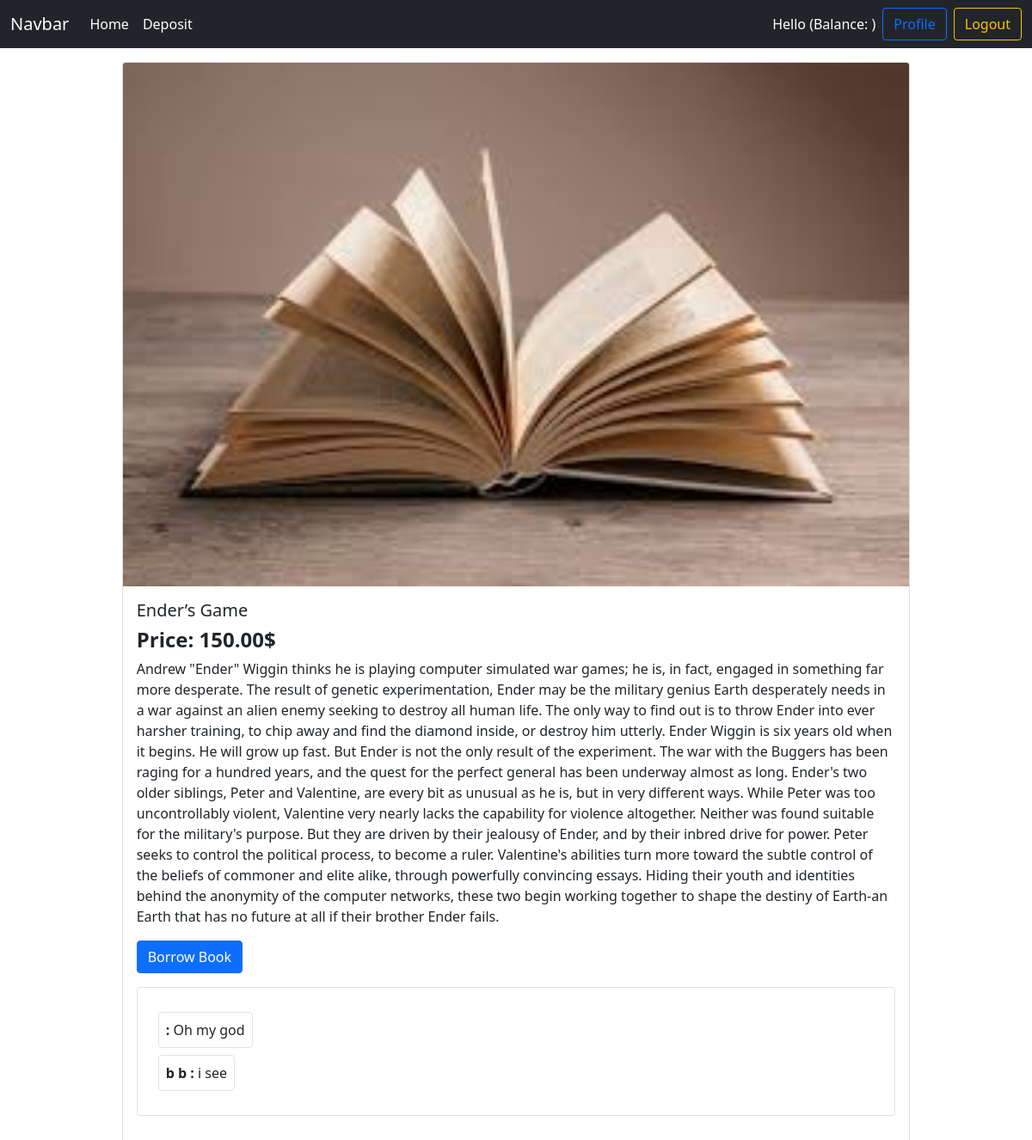
The app's page /book/2 (signed in) with its own data.
### Books/models.py (models this page shows, shortened)
class BookModel(models.Model):
    name = models.CharField(max_length=100)
    image = models.ImageField(upload_to='Media/',blank=True)
    description = models.TextField()
    borrowingPrice = models.DecimalField(decimal_places=2,max_digits=5)
    category = models.ForeignKey(CategoryModel,on_delete=models.CASCADE)

class BookReviewModel(models.Model):
    reviewer=models.CharField(max_length=100)
    review = models.TextField(max_length=200)
    book = models.ForeignKey(BookModel,on_delete=models.CASCADE)

### Core/views.py (the view, shortened to what this page needs)
# urls.py: path('book/<int:id>',ViewDetails,name='detailsview'),
def ViewDetails(request,id):
    book = BookModel.objects.get(pk=id)
    review = BookReviewModel.objects.filter(book=id)
    isBorrow = BookBorrow.objects.filter(borrower = request.user,book=id)
    print(isBorrow)
    form = BookReviewForms()
    return render(request,'detailsview.html',{'book':book,'form':form,'reviews':review,'isBorrow':isBorrow})

### templates/detailsview.html (shortened to what this page needs)
{% extends "base.html" %}
{% load crispy_forms_tags %}
{% load static %}
{% block content %}
<div class="card my-3 mx-auto col-10">
    <img src={% static book.image %} class="card-img-top" alt="...">
    <div class="card-body">
      <h5 class="card-title">{{book.name}}</h5>
      <h4 class="fw-bold">Price: {{book.borrowingPrice}}$</h4>
      <p class="card-text">{{book.description}}</p>
      {% if user.is_authenticated %}
        <a href={% url "borrowbook" book.id %} class="btn btn-primary">Borrow Book</a>
        {% endif %}
        <div class="border rounded p-4 my-3">
            {% for review in reviews %}
                <p class="border rounded my-1 p-2 d-inline-block">
                    <span class="fw-bold">
                        {{review.reviewer}} :
                    </span>
                    <span>
                        {{review.review}}
                    </span>
                </p><br>
            {% endfor %}
        </div>
    </div>
  </div>
{% endblock content %}

### records on screen
BookModel: image (picture), name "Ender’s Game", borrowingPrice "150.00", description "Andrew \"Ender\" Wiggin thinks he is playing computer simulated war games; he is, in fact, engaged in something far more desperate. The result of genetic experimentation, Ender may be the military genius Earth desperately needs in a war against an alien enemy seeking to destroy all human life. The only way to find out is to throw Ender into ever harsher training, to chip away and find the diamond inside, or destroy him utterly. Ender Wiggin is six years old when it begins. He will grow up fast. But Ender is not the only result of the experiment. The war with the Buggers has been raging for a hundred years, and the quest for the perfect general has been underway almost as long. Ender's two…"
BookReviewModel: review "Oh my god"
BookReviewModel: reviewer "b b", review "i see"
